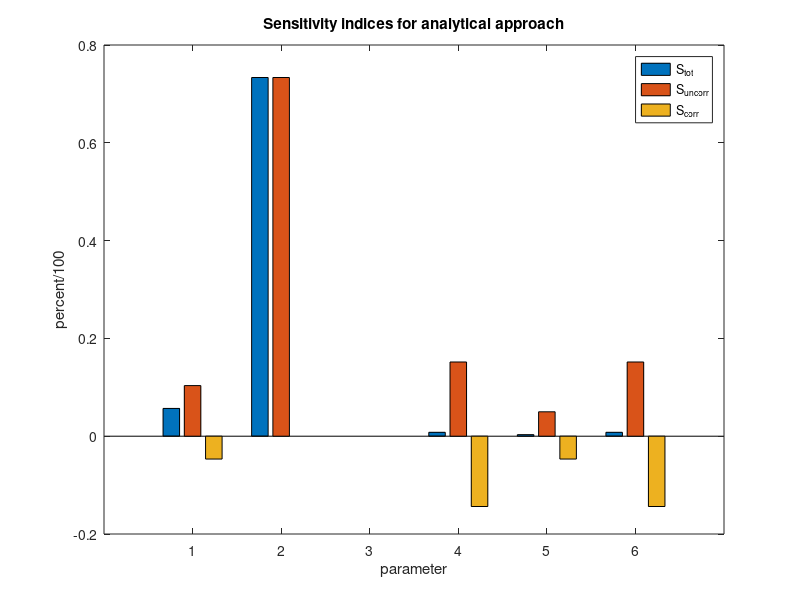

Write the MATLAB code that produced this figure.
%Procedure:     Global sensitivity analysis (GSA) for matrix-based LCA with
%               correlated input parameters
%Method:        Analytic GSA
%               Analytic uncertainty propagation (AUP correlated): first order Taylor (analytic)
%Author:        Evelyne Groen {evelyne [dot] groen [at] gmail [dot] com}
%Last update:   20/10/2016 
%Toolbox:       none

A=[10 0; -2 100];       %A-matrix
B=[1 10];               %B-matrix
f=[1000; 0];            %Functional unit vector f

g=B*(A\f);

%Step 1: determine the input uncertainties

stdA=[0.12 0; 0.23 12]; % Standard deviations A-matrix%
varA=stdA.^2;           % Variance A-matrix
stdB=[0.01 1.2];        
varB=stdB.^2;
rho1=0.8;               % Correlation between A(1) and B(1)
rho2=0.9;               % Correlation between A(4) and B(2)

covar1=rho1*stdA(1)*stdB(1); % covariance between A(1) and B(1)
covar2=rho2*stdA(4)*stdB(2); % covariance between A(4) and B(2)

%Step 2: Determine the output variance
s=A\f;
Lambda=B*inv(A);

dgdA=-Lambda(:)*s';         % Partial derivatives A-matrix
dgdB=s';                    % Partial derivatives B-matrix


%Output variance ignoring correlations:
varg=sum(((dgdA(:)).^2).*varA(:))+sum(((dgdB(:)).^2).*varB(:));

%Output variance including correlations / Groen & Heijungs 2016: Equation (10)
varg_tot=sum(((dgdA(:)).^2).*varA(:))+sum(((dgdB(:)).^2).*varB(:))+2*dgdA(1)*dgdB(1)*covar1+2*dgdA(4)*dgdB(2)*covar2;

%Step 3: Calculate the sensitivity indices

%Step 3a: uncorrelated partial variance
dgdx=[dgdA(:); dgdB(:)];
rho=[rho1 0 0 rho2 rho1 rho2];
varx=[varA(:); varB(:)];

var_uncorr=(1-rho(:).^2).*((dgdx(:)).^2).*varx(:);

%Step 3b: correlated partial variance
var_corr1=2*dgdA(1)*dgdB(1)*covar1+rho1^2*((dgdA(1)).^2).*varA(1)+rho1^2*((dgdB(1)).^2).*varB(1);
var_corr2=2*dgdA(4)*dgdB(2)*covar2+rho2^2*((dgdA(4)).^2).*varA(4)+rho2^2*((dgdB(2)).^2).*varB(2);

var_corr=[var_corr1 0 0 var_corr2 var_corr1 var_corr2]';

%Step 3c: total partial variance

var_tot=var_corr+var_uncorr;

%Sensitivity indices%
S_tot=var_tot./varg_tot;
S_uncorr=var_uncorr./varg_tot;
S_corr=var_corr./varg_tot;

%Figure

z=[S_tot';S_uncorr';S_corr']';
bar(z)
title('Sensitivity indices for analytical approach')
legend('S_{tot}','S_{uncorr}','S_{corr}')
xlabel('parameter')
ylabel('percent/100')
